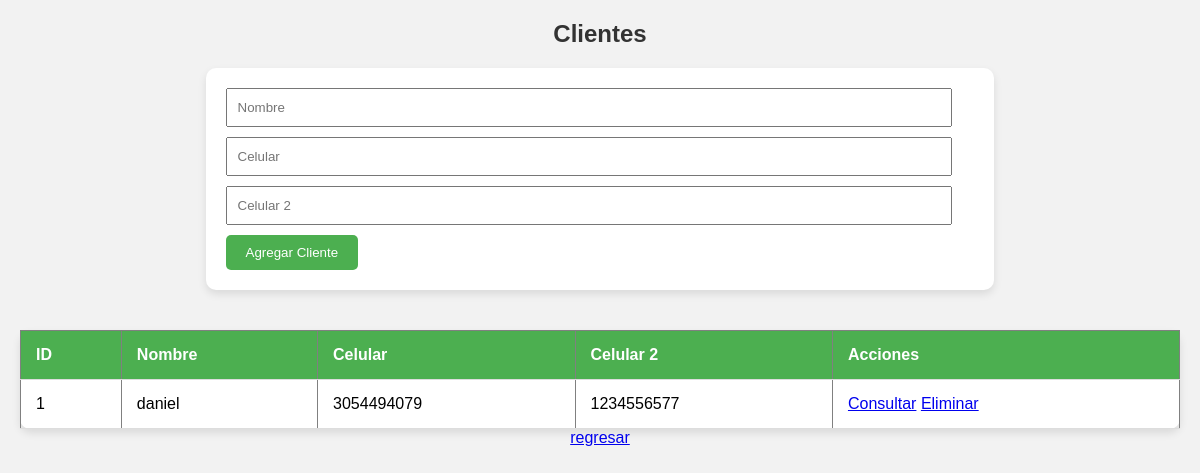
The page /vistas/clientes.php on the database its author committed.
### tables this page shows
CREATE TABLE `clientes` (
  `id` int(11) NOT NULL,
  `nombre` varchar(255) NOT NULL,
  `celular` varchar(255) DEFAULT NULL,
  `celular2` varchar(255) DEFAULT NULL,
  `habilitado` tinyint(1) DEFAULT 1
);

### modelos/Conexion.php (called while the page is built, shortened)
<?php
class Conexion {
    private $host;
    private $usuario;
    private $contrasena;
    private $nombreDB;
    private $conexion;
    public function __construct($host, $usuario, $contrasena, $nombreDB) {
        $this->host = $host;
        $this->usuario = $usuario;
        $this->contrasena = $contrasena;
        $this->nombreDB = $nombreDB;
    }
    public function query($sql) {
        return $this->conexion->query($sql);
    }
    public function conectar() {
        $this->conexion = new mysqli($this->host, $this->usuario, $this->contrasena, $this->nombreDB);
        return true;
    }
}
$conexion = new Conexion("localhost", "root", "", "veterinariaprime");
?>

### modelos/Cliente.php (called while the page is built, shortened)
<?php
include_once 'Conexion.php';
class ClienteModel {
    private $conexion;
    public function __construct($conexion) {
        $this->conexion = $conexion;
    }
    public function obtenerClientes() {
        $query = "SELECT * FROM clientes where habilitado = '1'";
        $query_resultado = $this->conexion->query($query);
        $clientes = array();
        while ($fila = $query_resultado->fetch_assoc()) {
            $clientes[] = $fila;
        }
        return $clientes;
    }
}
$modelo_cli = new ClienteModel($conexion);
?>

### controladores/Cliente.php (called while the page is built, shortened)
<?php
include_once '../modelos/Cliente.php';
class ClienteController {
    private $modelo;
    public function __construct() {
        global $modelo_cli;
        $this->modelo = $modelo_cli;
    }
    public function mostrarClientes(){
        return $this->modelo->obtenerClientes();
    }
}
$controlador_cli = new ClienteController();
?>

### vistas/clientes.php (the view, shortened to what this page needs)
<?php
include '../controladores/Cliente.php';
$clientes = $controlador_cli->mostrarClientes();
?>
<!DOCTYPE html>
<html lang="en">
<head>
</head>
<body>
    <h2>Clientes</h2>
    <form method="post">
        <input type="text" placeholder="Nombre" value="<?php echo isset($clienteConsulta) ? $clienteConsulta["nombre"] : ""; ?>" name="cli_nombre" required>
        <input type="text" placeholder="Celular" value="<?php echo isset($clienteConsulta) ? $clienteConsulta["celular"] : ""; ?>" name="cli_celular" required>
        <input type="text" placeholder="Celular 2" value="<?php echo isset($clienteConsulta) ? $clienteConsulta["celular2"] : ""; ?>" name="cli_celular2">
        <button type="submit"><?php echo isset($clienteConsulta) ? "Modificar Cliente" : "Agregar Cliente"; ?></button>
    </form>
    <table border="1">
            <tr>
                <th>ID</th>
                <th>Nombre</th>
                <th>Celular</th>
                <th>Celular 2</th>
                <th>Acciones</th>
            </tr>
            <?php foreach ($clientes as $cliente): ?>
                <tr>
                    <td><?php echo $cliente['id'] ?></td>
                    <td><?php echo $cliente['nombre'] ?></td>
                    <td><?php echo $cliente['celular'] ?></td>
                    <td><?php echo $cliente['celular2'] ?></td>
                    <td>
                        <a href="?consultar=<?php echo $cliente['id']; ?>">Consultar</a>
                        <a href="?eliminar=<?php echo $cliente['id']; ?>" onclick="return confirm('¿Estás seguro?')">Eliminar</a>
                    </td>
                </tr>
            <?php endforeach; ?>
    </table>
    <a href="http://localhost/parcial-final">regresar</a>
</body>
</html>

### vistas/clientes.php (style rules this page uses)
body { font-family: 'Arial', sans-serif; background-color: #f2f2f2; margin: 20px; text-align: center; }
h2 { color: #333; }
form { background-color: #fff; border-radius: 10px; box-shadow: 0 4px 8px rgba(0, 0, 0, 0.1); padding: 20px; margin-bottom: 20px; display: inline-block; text-align: left; }
form input { width: calc(100% - 22px); padding: 10px; margin-bottom: 10px; box-sizing: border-box; }
form button { background-color: #4CAF50; color: #fff; padding: 10px 20px; border: none; border-radius: 5px; cursor: pointer; }
table { width: 100%; border-collapse: collapse; background-color: #fff; border-radius: 10px; box-shadow: 0 4px 8px rgba(0, 0, 0, 0.1); margin-top: 20px; }
th, td { padding: 15px; text-align: left; border-bottom: 1px solid #ddd; }
th { background-color: #4CAF50; color: #fff; }

### rows shown on the page
clientes: id "1", nombre "daniel", celular "3054494079", celular2 "1234556577"
